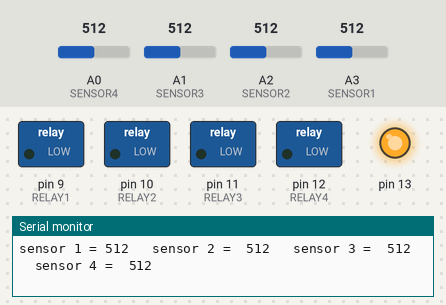
A sketch run on a simulated Arduino Uno, built with avr-gcc and run on an emulated ATmega328P. Shown: switched loads named in the sketch (green lamp = pin HIGH), output pins drawn as LEDs (lit = HIGH), the last lines printed to the serial monitor. Inputs (shaded band) come from the test bench; at power-on: A0 (SENSOR4) = 512, A1 (SENSOR3) = 512, A2 (SENSOR2) = 512, A3 (SENSOR1) = 512.

Above: at 1.2 s.
1.3 s: A0 (SENSOR4) set to 482
At 1.7 s:
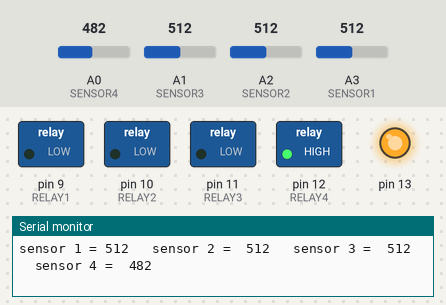
2.8 s: A1 (SENSOR3) set to 483
At 4.1 s:
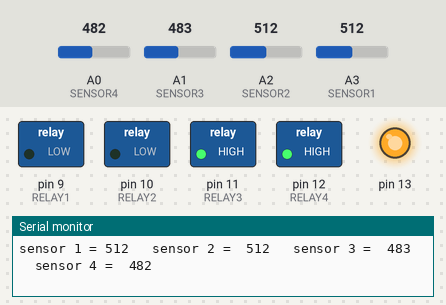
4.4 s: A2 (SENSOR2) set to 483
At 5.4 s:
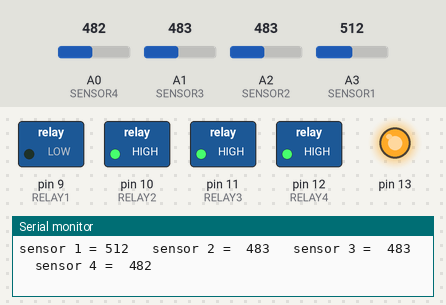
6.0 s: A3 (SENSOR1) set to 30
At 6.7 s:
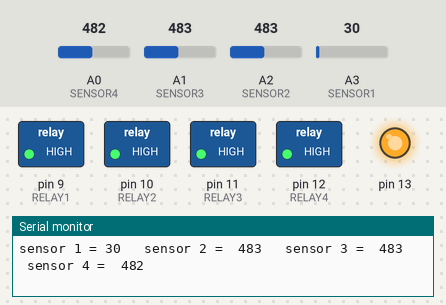
7.6 s: A1 (SENSOR3) set to 510
At 8.3 s:
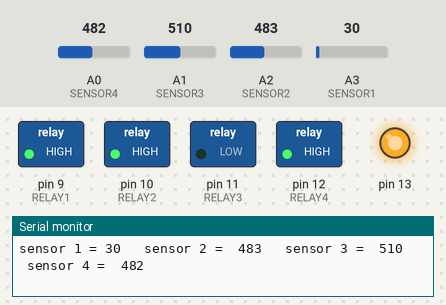
9.2 s: A3 (SENSOR1) set to 510
At 10.0 s:
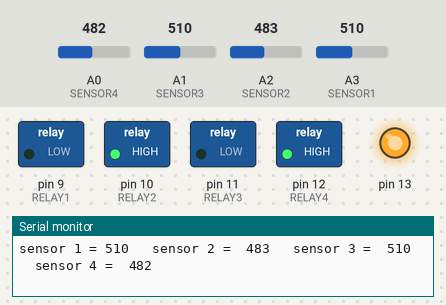
Timing chart, 0 to 11.7 s (numbered marks = the images above; inputs shaded):
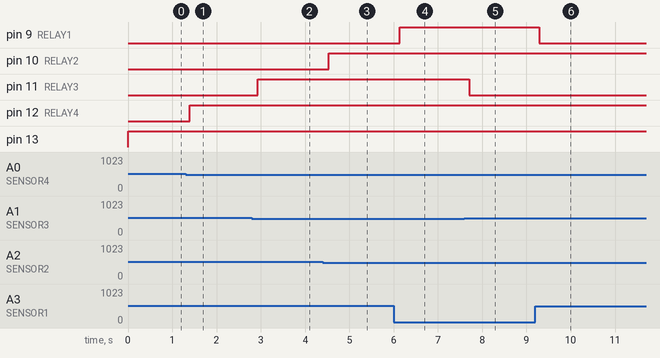

Measured:
- the behaviour switches between 500 and 499 on A0 (SENSOR4) (found by bisection; images 0 and 1)
- the behaviour switches between 500 and 499 on A1 (SENSOR3) (found by bisection; images 1 and 2)
- the behaviour switches between 500 and 499 on A2 (SENSOR2) (found by bisection; images 2 and 3)
- after the input at 1.3 s, pin 12 (RELAY4): LOW → HIGH after 0.10 s
- after the input at 2.8 s, pin 11 (RELAY3): LOW → HIGH after 0.13 s
- after the input at 4.4 s, pin 10 (RELAY2): LOW → HIGH after 0.13 s
- after the input at 6.0 s, pin 9 (RELAY1): LOW → HIGH after 0.13 s
- after the input at 7.6 s, pin 11 (RELAY3): HIGH → LOW after 0.11 s
- after the input at 9.2 s, pin 9 (RELAY1): HIGH → LOW after 0.09 s

The sketch:

ArduinoGarder.ino
```cpp
//Define input pins for sensors

#define SENSOR1 3
#define SENSOR2 2
#define SENSOR3 1
#define SENSOR4 0

//Define output pins for relays
#define RELAY1 9
#define RELAY2 10
#define RELAY3 11
#define RELAY4 12

//Define Dry and wet sensor values
#define S1_WET 0
#define S1_DRY 252

#define S2_WET 0
#define S2_DRY 261

#define S3_WET 0
#define S3_DRY 199

#define S4_WET 0
#define S4_DRY 232

int S1_value = 0;
int S2_value = 0;
int S3_value = 0;
int S4_value = 0;

void setup() {
  // initialize serial communications at 9600 bps:
  Serial.begin(9600);
  pinMode(RELAY1, OUTPUT);
  pinMode(RELAY2, OUTPUT);
  pinMode(RELAY3, OUTPUT);
  pinMode(RELAY4, OUTPUT);
  digitalWrite(RELAY1, LOW);
  digitalWrite(RELAY2, LOW);
  digitalWrite(RELAY3, LOW);
  digitalWrite(RELAY4, LOW);
  pinMode(13, OUTPUT);
}

void loop() {
  digitalWrite(13, HIGH);
  S1_value = analogRead(SENSOR1);
  S2_value = analogRead(SENSOR2);
  S3_value = analogRead(SENSOR3);
  S4_value = analogRead(SENSOR4);

    // print the results to the Serial Monitor:
  Serial.print("sensor 1 = ");
  Serial.print(S1_value);
  Serial.print("\t sensor 2 =  ");
  Serial.print(S2_value);
  Serial.print("\t sensor 3 =  ");
  Serial.print(S3_value);
  Serial.print("\t sensor 4 =  ");
  Serial.println(S4_value);
  if(S1_value < 500){
    digitalWrite(RELAY1, HIGH);
  }else{
    digitalWrite(RELAY1, LOW);
  }
  if(S2_value < 500){
    digitalWrite(RELAY2, HIGH);
  }else{
    digitalWrite(RELAY2, LOW);
  }
  if(S3_value < 500){
    digitalWrite(RELAY3, HIGH);
  }else{
    digitalWrite(RELAY3, LOW);
  }
  if(S4_value < 500){
    digitalWrite(RELAY4, HIGH);
  }else{
    digitalWrite(RELAY4, LOW);
  }

  // wait 2 milliseconds before the next loop for the analog-to-digital
  // converter to settle after the last reading:
  delay(2);
}
```
